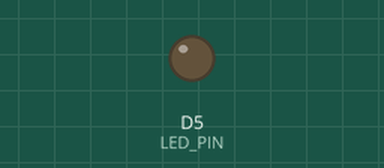
Bench run of a program on a simulated ESP8266 (NodeMCU). On the bench: output pins drawn as LEDs (lit = HIGH).

Above: at 0.1 s.
Timing chart, 0 to 124.9 s (numbered marks = the images above):
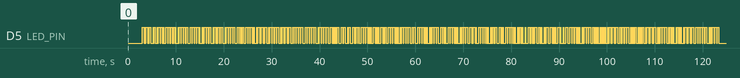

The program:

main.cpp
```cpp
#include <Arduino.h>

// ESP8266 Morse LED sender
// Sends START + IP + MAC + STOP

// LED connected to D5
const int LED_PIN = D5;

// Morse speed ( The Device will work on 150ms unit time, which is a common speed for Morse code in Dev 4.2.1 and above
const int unitMs = 120;

// Message with START(<), separators, and STOP(>)
String message =
    "<IP:192.168.1.101|"
    "MAC:BB:1A:2B:3C:4D:5E|"
    "SUBNET:255.255.255.0>";

void sendMessage(String text);
void sendMorse(const char* morse);
const char* getMorse(char c);
void setup() {

    // Setup LED pin
    pinMode(LED_PIN, OUTPUT);
    digitalWrite(LED_PIN, LOW);

    // Wait before sending
    delay(3000);

    sendMessage(message);
}

void loop() {

    // Send only once
}

void sendMessage(String text) {

    for (int i = 0; i < text.length(); i++) {

        char c = text.charAt(i);

        // Make lowercase uppercase
        if (c >= 'a' && c <= 'z') {
            c = c - 32;
        }

        const char* morse = getMorse(c);

        if (morse != nullptr) {
            sendMorse(morse);

            // Letter space
            delay(unitMs * 3);
        }
    }
}

void sendMorse(const char* morse) {

    for (int i = 0; morse[i] != '\0'; i++) {

        // LED ON
        digitalWrite(LED_PIN, HIGH);

        if (morse[i] == '.') {
            delay(unitMs);
        } else if (morse[i] == '-') {
            delay(unitMs * 3);
        }

        // LED OFF
        digitalWrite(LED_PIN, LOW);

        // Space between signals
        delay(unitMs);
    }
}

const char* getMorse(char c) {

    // START marker
    if (c == '<') return "-.-.-";

    // STOP marker
    if (c == '>') return "...---";

    // New line marker
    if (c == '\n') return "-...-";

    // Space marker
    if (c == ' ') return "......";

    // Separator marker
    if (c == '|') return "-....-";

    // Letters
    if (c == 'A') return ".-";
    if (c == 'B') return "-...";
    if (c == 'C') return "-.-.";
    if (c == 'D') return "-..";
    if (c == 'E') return ".";
    if (c == 'F') return "..-.";
    if (c == 'G') return "--.";
    if (c == 'H') return "....";
    if (c == 'I') return "..";
    if (c == 'J') return ".---";
    if (c == 'K') return "-.-";
    if (c == 'L') return ".-..";
    if (c == 'M') return "--";
    if (c == 'N') return "-.";
    if (c == 'O') return "---";
    if (c == 'P') return ".--.";
    if (c == 'Q') return "--.-";
    if (c == 'R') return ".-.";
    if (c == 'S') return "...";
    if (c == 'T') return "-";
    if (c == 'U') return "..-";
    if (c == 'V') return "...-";
    if (c == 'W') return ".--";
    if (c == 'X') return "-..-";
    if (c == 'Y') return "-.--";
    if (c == 'Z') return "--..";

    // Numbers
    if (c == '0') return "-----";
    if (c == '1') return ".----";
    if (c == '2') return "..---";
    if (c == '3') return "...--";
    if (c == '4') return "....-";
    if (c == '5') return ".....";
    if (c == '6') return "-....";
    if (c == '7') return "--...";
    if (c == '8') return "---..";
    if (c == '9') return "----.";

    // Symbols
    if (c == '.') return ".-.-.-";
    if (c == ':') return "---...";

    // Unknown
    return nullptr;
}
```
